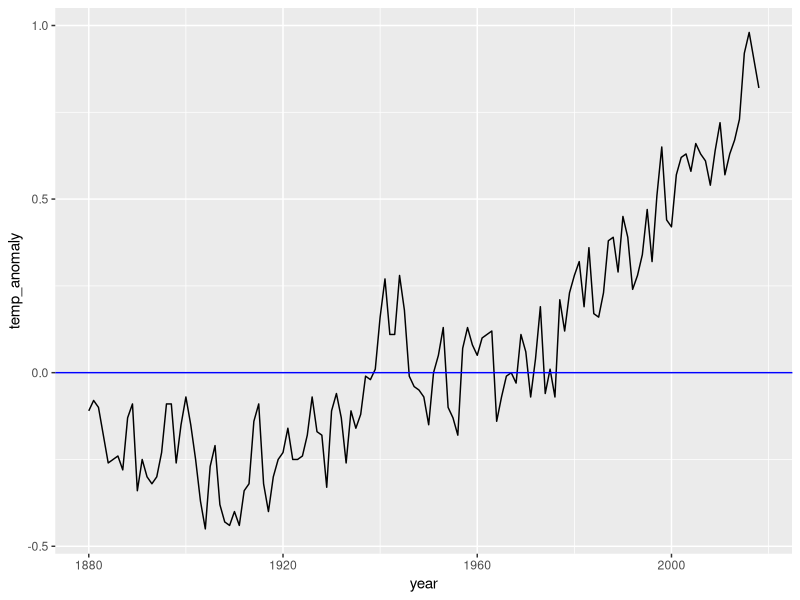
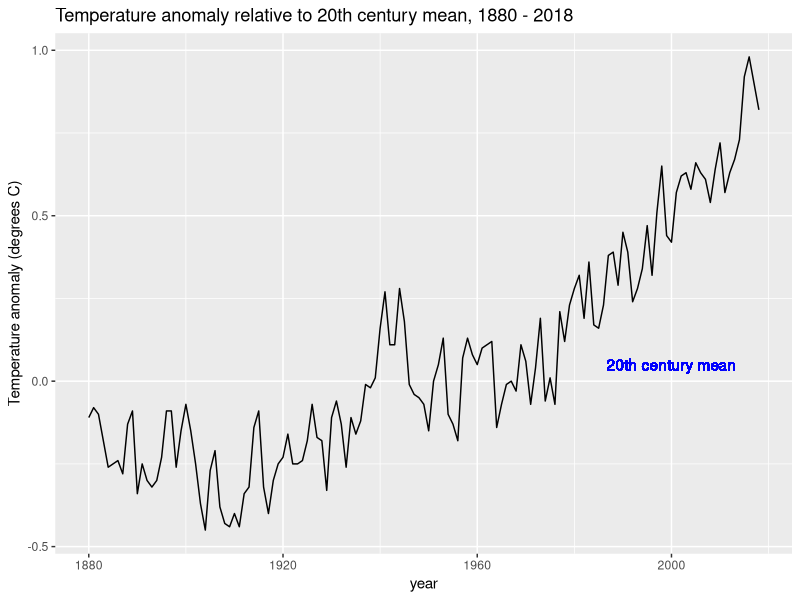
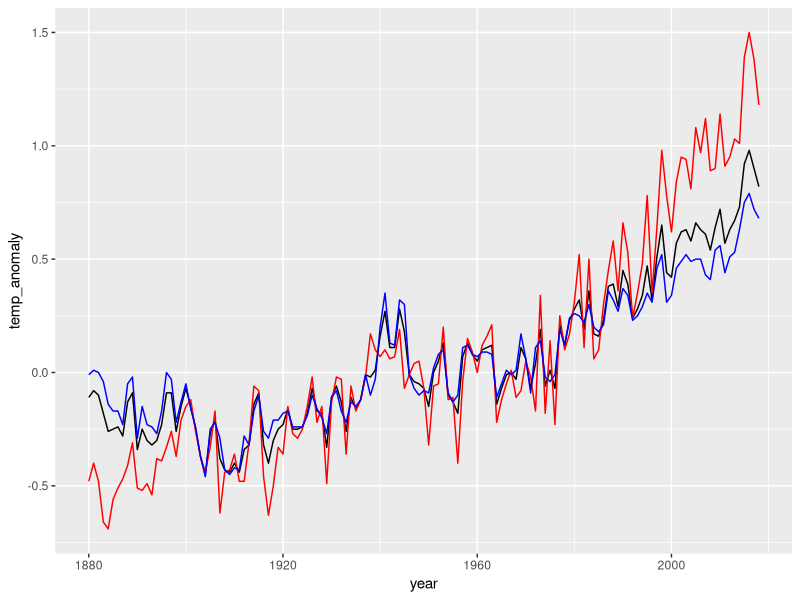
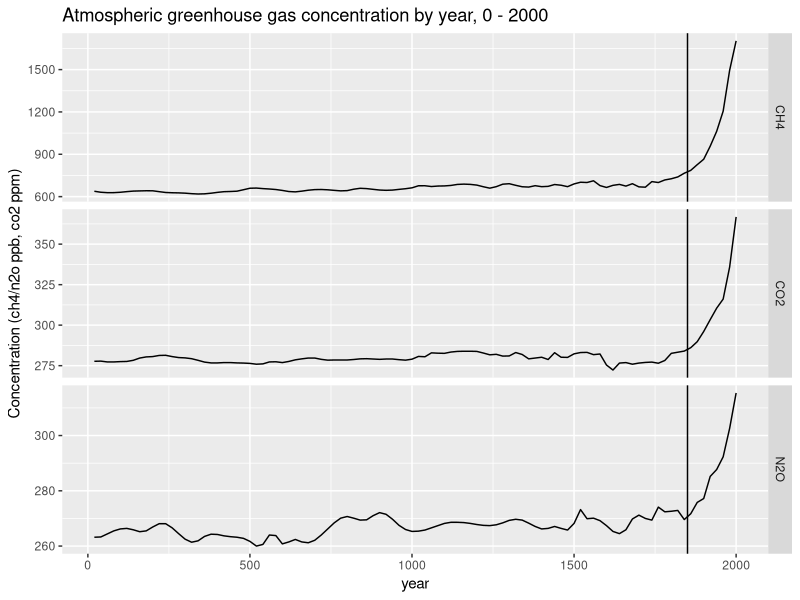
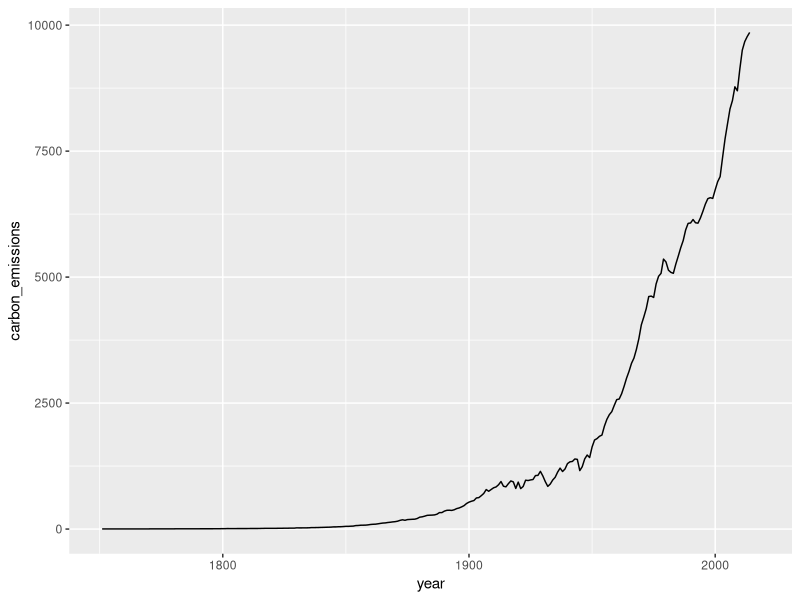
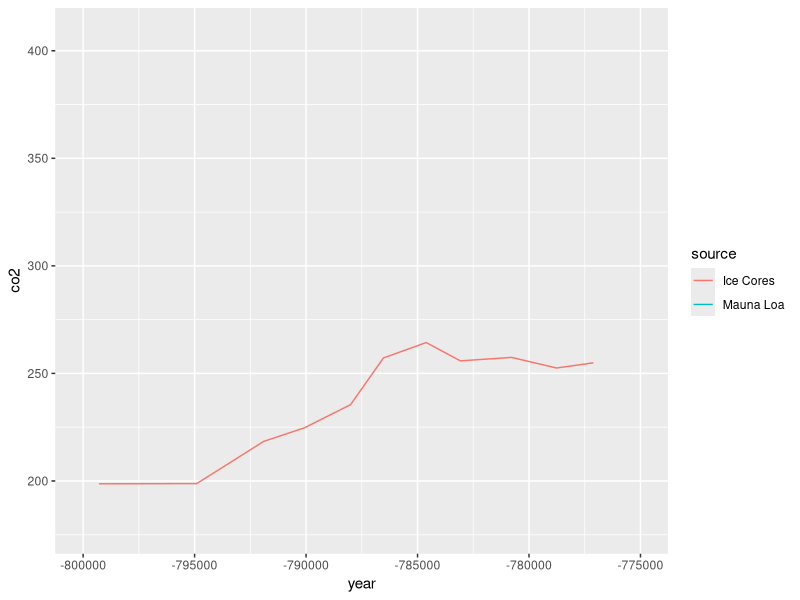

R code for these plots, in order:
library(tidyverse)
library(dslabs)
data(temp_carbon)
data(greenhouse_gases)
data(historic_co2)

temp_carbon %>%
  filter(!is.na(carbon_emissions)) %>%
  pull(year) %>%
  max()

temp_carbon %>%
  filter(!is.na(carbon_emissions)) %>%
  .$year %>%
  max()

temp_carbon %>%
  filter(!is.na(carbon_emissions)) %>%
  select(year) %>%
  min()

temp_carbon %>%
  filter(!is.na(carbon_emissions) & year %in% c(1751, 2014)) %>%
  select(carbon_emissions)

temp_carbon %>%
  filter(!is.na(temp_anomaly)) %>%
  select(year) %>%
  min()

temp_carbon %>%
  filter(!is.na(temp_anomaly)) %>%
  select(year) %>%
  max()

temp_carbon %>%
  filter(!is.na(temp_anomaly) & year %in% c(1880, 2018)) %>%
  select(year, temp_anomaly)

p <- temp_carbon %>%
  filter(!is.na(temp_anomaly)) %>%
  ggplot(aes(year, temp_anomaly)) +
  geom_line()

p + geom_hline(aes(yintercept = 0), col = "blue")

p + ylab("Temperature anomaly (degrees C)") +
  ggtitle ("Temperature anomaly relative to 20th century mean, 1880 - 2018") +
  geom_text(aes(x= 2000, y = 0.05, label = "20th century mean"), col = "blue")

p <- p + geom_line(aes(year, land_anomaly), col = "red") +
  geom_line(aes(year, ocean_anomaly), col = "blue")
p

#greenhouse gases
greenhouse_gases %>%
  ggplot(aes(year, concentration)) +
  geom_line() +
  facet_grid(gas ~., scales = "free") +
  geom_vline(aes(xintercept = 1850)) +
  ylab("Concentration (ch4/n2o ppb, co2 ppm)") +
  ggtitle("Atmospheric greenhouse gas concentration by year, 0 - 2000")

#carbon emissions
temp_carbon %>%
  ggplot(aes(year, carbon_emissions)) +
  geom_line()

#historic co2
historic_co2 %>%
  ggplot(aes(year, co2)) +
  scale_x_continuous(limits = c(-800000,-775000))+
  geom_line(aes(col=source))
